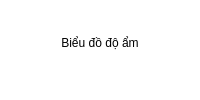
                     <widget class="QWidget" name="Doam">
                      <property name="styleSheet">
                       <string notr="true">background-color: rgb(255, 255, 255);</string>
                      </property>
                      <layout class="QVBoxLayout" name="verticalLayout_68">
                       <property name="spacing">
                        <number>0</number>
                       </property>
                       <property name="leftMargin">
                        <number>0</number>
                       </property>
                       <property name="topMargin">
                        <number>0</number>
                       </property>
                       <property name="rightMargin">
                        <number>0</number>
                       </property>
                       <property name="bottomMargin">
                        <number>0</number>
                       </property>
                       <item>
                        <widget class="QWidget" name="widget_Doam" native="true">
                         <property name="styleSheet">
                          <string notr="true"/>
                         </property>
                         <layout class="QVBoxLayout" name="verticalLayout_66">
                          <property name="spacing">
                           <number>0</number>
                          </property>
                          <property name="leftMargin">
                           <number>0</number>
                          </property>
                          <property name="topMargin">
                           <number>0</number>
                          </property>
                          <property name="rightMargin">
                           <number>0</number>
                          </property>
                          <property name="bottomMargin">
                           <number>0</number>
                          </property>
                          <item>
                           <widget class="QWidget" name="widget_label_doam" native="true">
                            <property name="sizePolicy">
                             <sizepolicy hsizetype="Preferred" vsizetype="Preferred">
                              <horstretch>0</horstretch>
                              <verstretch>0</verstretch>
                             </sizepolicy>
                            </property>
                            <property name="contextMenuPolicy">
                             <enum>Qt::DefaultContextMenu</enum>
                            </property>
                            <property name="styleSheet">
                             <string notr="true">border-color: rgb(0, 170, 255);</string>
                            </property>
                            <layout class="QVBoxLayout" name="verticalLayout_67">
                             <property name="spacing">
                              <number>0</number>
                             </property>
                             <property name="sizeConstraint">
                              <enum>QLayout::SetMaximumSize</enum>
                             </property>
                             <property name="leftMargin">
                              <number>0</number>
                             </property>
                             <property name="topMargin">
                              <number>0</number>
                             </property>
                             <property name="rightMargin">
                              <number>0</number>
                             </property>
                             <property name="bottomMargin">
                              <number>0</number>
                             </property>
                             <item>
                              <widget class="QLabel" name="label_doam">
                               <property name="sizePolicy">
                                <sizepolicy hsizetype="Preferred" vsizetype="Fixed">
                                 <horstretch>0</horstretch>
                                 <verstretch>0</verstretch>
                                </sizepolicy>
                               </property>
                               <property name="styleSheet">
                                <string notr="true">
font: 700 20pt &quot;Segoe UI&quot;;
color: rgb(0, 0, 0);</string>
                               </property>
                               <property name="text">
                                <string>Biểu đồ độ ẩm</string>
                               </property>
                               <property name="alignment">
                                <set>Qt::AlignCenter</set>
                               </property>
                              </widget>
                             </item>
                             <item>
                              <widget class="QLabel" name="label_thoigian_doam">
                               <property name="sizePolicy">
                                <sizepolicy hsizetype="Preferred" vsizetype="Fixed">
                                 <horstretch>0</horstretch>
                                 <verstretch>0</verstretch>
                                </sizepolicy>
                               </property>
                               <property name="styleSheet">
                                <string notr="true">font: 700 16pt &quot;Segoe UI&quot;;
color: rgb(0, 0, 0);</string>
                               </property>
                               <property name="text">
                                <string/>
                               </property>
                               <property name="alignment">
                                <set>Qt::AlignCenter</set>
                               </property>
                              </widget>
                             </item>
                             <item>
                              <layout class="QVBoxLayout" name="screen_doam">
                               <property name="spacing">
                                <number>0</number>
                               </property>
                               <property name="sizeConstraint">
                                <enum>QLayout::SetMaximumSize</enum>
                               </property>
                              </layout>
                             </item>
                            </layout>
                           </widget>
                          </item>
                         </layout>
                        </widget>
                       </item>
                      </layout>
                     </widget>
